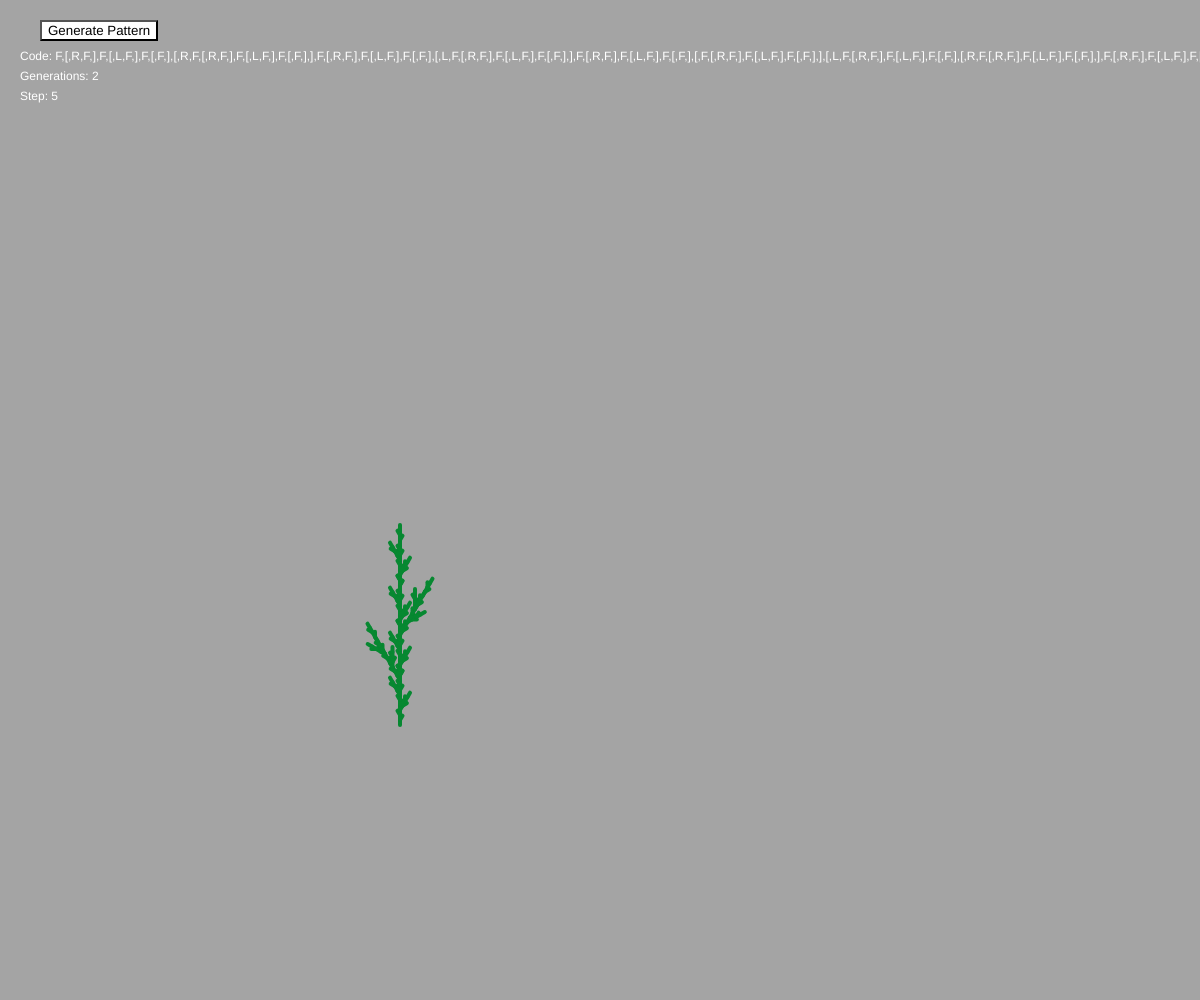
Frame 1 (no input)
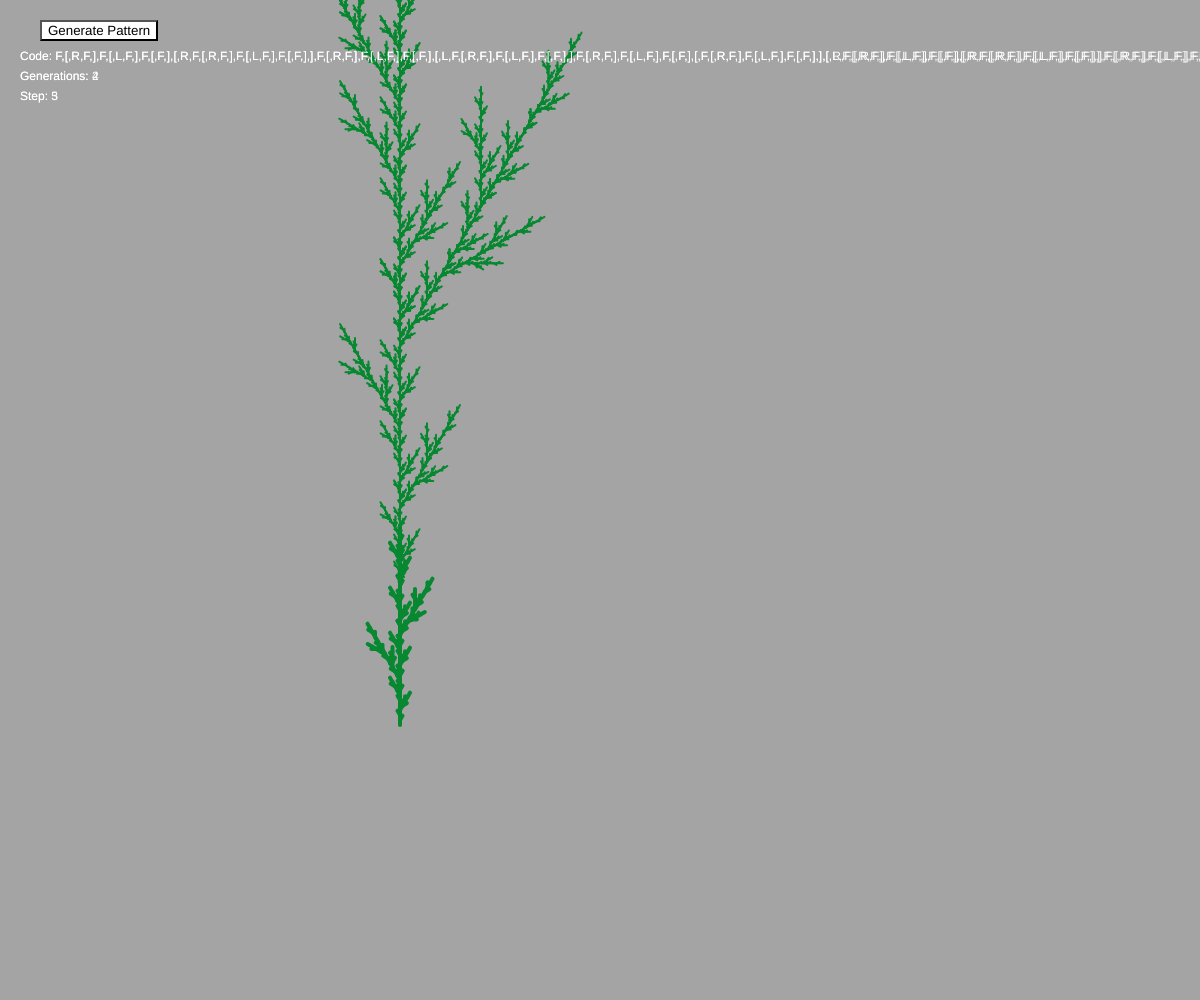
Frame 2 (the mouse pressed at the canvas centre, redrawn once)

The p5.js sketch that drew these frames (run headless with seeded random() and noise() and a simulated clock; the mouse was pressed at the canvas centre and the sketch redrawn once):

// p5.js sketch
// ── sketch.js
//
//
//  (c) Tariq Rashid 2018
//  sketch supports content of Make Your Own Algorithmic Art
//  https://www.amazon.com/Make-Your-Own-Algorithmic-Art-ebook/dp/B07BP13VPR
//
//

// turtle code
let code = [...'F[LF]F[RF]F[F]'];
// empty notebook
let instructions = [];
// total number of generations
let generations = 0;
// step size, initial position, direction
let step = 0;

let turtleXPos = 400;
let turtleYPos = 725;
let turtleAngle = 0;

function setup(){
    createCanvas(windowWidth, windowHeight);
    background('#a4a4a4');
    noLoop();

    let generateButton = createButton('Generate Pattern');
    generateButton.style('background-color', '#ffffff');
    generateButton.style('text-color', '#000000');
    generateButton.position(40, 20);
    generateButton.mousePressed(function() {
        clear();
        background('#a4a4a4');
        redraw();
    });
}

function draw(){
    angleMode(DEGREES);
    stroke('#078831');
    strokeWeight(Math.round(random(1, 5)));

    evolve();
    drawPattern();
    drawParams();
}

function evolve() {
    generations = Math.round(random(2, 4));
    // loop over generations
    for (let gen = 1; gen <= generations; gen += 1) {
        // empty list of next generation code
        let next_gen_code = [];
        // visit each instruction
        for (let instruction of code) {
            // apply growth rule to F
            if (instruction == 'F') {
                next_gen_code.push(...'F[RF]F[LF]F[F]');
            } else {
                // no match so let it pass unchanged
                next_gen_code.push(instruction);
            }
        }
        // replace code with next_gen_code
        code = next_gen_code;
    }
}

function drawPattern() {
    step = Math.round(random(2, 6));
    // visit each instruction
    for (let instruction of code) {
        // interpret instruction
        if (instruction == 'F') {
            // go forward
            let newX = turtleXPos - (step * sin(turtleAngle));
            let newY = turtleYPos - (step * cos(turtleAngle));
            line(turtleXPos, turtleYPos, newX, newY);
            // update location
            turtleXPos = newX;
            turtleYPos = newY;
        } else if (instruction == 'L') {
            // turn left
            turtleAngle += 30;
        } else if (instruction == 'R') {
            // turn right
            turtleAngle -= 30;
        } else if (instruction == '[') {
            // store current position and angle
            instructions.push(turtleYPos);
            instructions.push(turtleXPos);
            instructions.push(turtleAngle);
        } else if (instruction == ']') {
            // retrieve previoous position and angle
            turtleAngle = instructions.pop();
            turtleXPos = instructions.pop();
            turtleYPos = instructions.pop();
        }
    }
}

function drawParams() {
    noStroke();
    fill(255);
    text('Code: ' + code, 20, 60);
    text('Generations: ' + generations, 20, 80);
    text('Step: ' + step, 20, 100);
}
